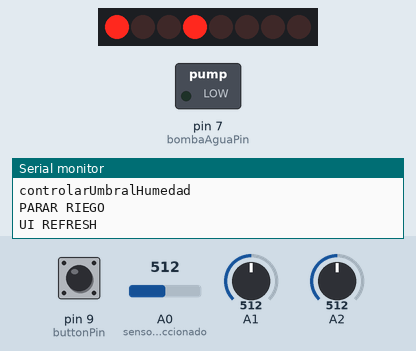
Recording of a sketch running on a simulated Arduino Uno, built with avr-gcc and run on an emulated ATmega328P. On the bench: 8 shift-register outputs drawn as a row of LEDs (first output left, lit = HIGH), switched loads named in the sketch (green lamp = pin HIGH), the last lines printed to the serial monitor. Wiring (inferred from the names in the program): shift register (74HC595): data pin 11; shift clock pin 12; latch pin 8. Wiring (inferred from the signals the program sends): row of LEDs: on Q0, Q1, Q2, Q3, Q4, Q5, Q6, Q7. The inputs (shaded band) are chosen by the test bench; at power-on: pin 9 (buttonPin) LOW, A1 = 512, A0 (sensorSeleccionado) = 512, A2 = 512. Pins used as bus, display or sensor lines are not drawn.

Above: at 1.8 s.
1.9 s: pin 9 (buttonPin) pulled HIGH for 0.65 s
At 2.75 s:
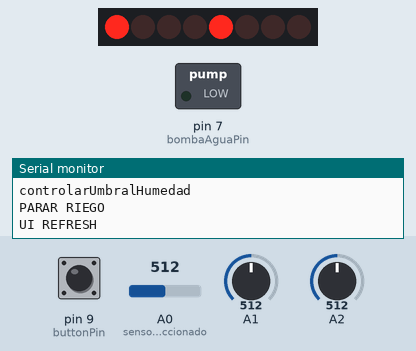
6.7 s: A1 set to 535
8.5 s: A1 set to 566
At 9.75 s:
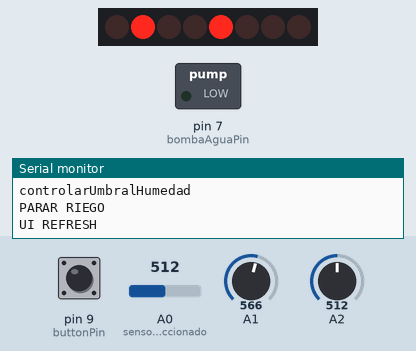
12.0 s: pin 9 (buttonPin) pulled HIGH for 1 s
At 12.75 s:
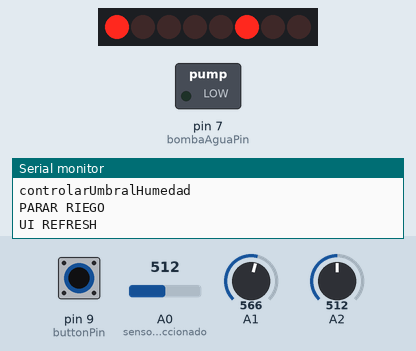
Timing chart, 0 to 18.0 s (numbered marks = the images above; inputs shaded):
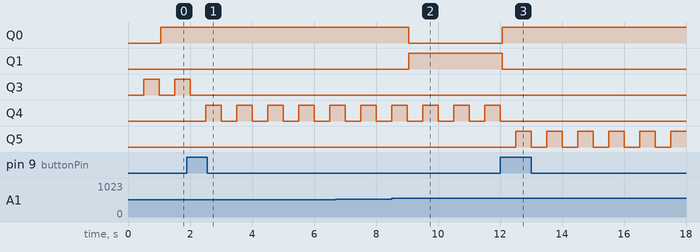

The sketch:

arduinoponia.ino
```cpp
#include <ShiftRegister74HC595.h>

int numeroDeShiftRegisters = 1; // Cantidad de shiftRegisters conectados en serie.
int serialDataPin = 11;         // DS
int clockPin = 12;              // SHCP
int latchPin = 8;               // STCP
int buttonPin = 9;              // El boton para cambiar entre sensores
int sensorSeleccionado = 0;     // El sensor actualmente seleccionado
int buttonState = 0;            // Estado del boton
int nivelHumedad = 0;           // Nivel de humedad a mostrar X/3
int valorHumedad = 0;           // Valor analogico sensado
int umbralHumedad = 300;        // Nivel de humedad a mostrar X/3
int bombaAguaPin = 7;           // La bomba de agua

unsigned long masterTiempoInicial;      // Tiempo de inicio del contador Master
unsigned long uiTiempoInicial;          // Tiempo de inicio del contador UI
unsigned long sensorTiempoInicial;      // Tiempo de inicio del contador Sensores
unsigned long parpadearTiempoInicial;   // Tiempo de inicio del contador Parpadeo Leds
unsigned long riegoTiempoInicial;       // Tiempo de inicio del contador de Riego

unsigned long masterTiempoActual;     // Tiempo actual del contador Master
unsigned long uiTiempoActual;         // Tiempo actual del contador UI
unsigned long sensorTiempoActual;     // Tiempo actual del contador Sensores
unsigned long parpadearTiempoActual;  // Tiempo actual del contador Parpadeo Leds
unsigned long riegoTiempoActual;       // Tiempo de actual del contador de Riego

const unsigned long masterTiempoRetardo = 1000;    // Duracion de intervalo Master
const unsigned long uiTiempoRetardo = 1000;       // Duracion de intervalo UI
const unsigned long sensorTiempoRetardo = 1000;   // Duracion de intervalo Sensores
const unsigned long parpadearTiempoRetardo = 500; // Duracion de intervalo Parpadeo Leds
const unsigned long riegoTiempoRetardo = 500;       // Tiempo de actual del contador de Riego


// Inicializamos el/los shiftRegisters
ShiftRegister74HC595 sr (numeroDeShiftRegisters, serialDataPin, clockPin, latchPin);

void setup() {
  Serial.begin(9600);             // Para debuggear
  pinMode(0, INPUT);              // Sensor Humedad N° 1
  pinMode(1, INPUT);              // Sensor Humedad N° 2
  pinMode(2, INPUT);              // Sensor Humedad N° 3
  pinMode(buttonPin, INPUT);      // Boton seleccion sensor
  pinMode(bombaAguaPin, OUTPUT);  // Para activar la bomba de agua.
  #define VALOR_HUMEDAD_MIN 300   // Valor minimo para la lectura de la humedad.
  #define VALOR_HUMEDAD_MAX 800   // Valor maximo para la lectura de la humedad.
}

// dibujarHumedad:
// Recibe el nivel de humedad (x/3)
// Hace un for para apagar los leds del shiftRegister en posicion 0 1 y 2.
// Luego prende el led correspondiente para representar el nivel de humedad.
void dibujarHumedad(int nivelHumedad) {
  for (int i = 0; i <= 2; i++) {
    sr.set(i, LOW);
  }
  sr.set(nivelHumedad, HIGH);
}

// limpiarLedsSensores:
// Apaga los leds 3, 4 y 5, que son los que usamos para mostrar el sensor seleccionado.
// TODO: Hacer que esta funcion sea reutilizable y usarla en dibujarHumedad.
void limpiarLedsSensores() {
  for (int i = 3; i <= 5; i++) {
    sr.set(i, LOW);
  }
}

// parpadearLed: Recibe el N° led
// Guarda el tiempo actual, lo compara contra el tiempo inicial del contador de parpadeo.
// Si el resultado es menor al tiempo de retardo, prendemos/apagamos el led
// Y actualizamos el parpadearTiempoInicial.
void parpadearLed(int led) {
  parpadearTiempoActual = millis();
  if (parpadearTiempoActual - parpadearTiempoInicial >= parpadearTiempoRetardo) {
    sr.set(3+led, !sr.get(3+led));
    parpadearTiempoInicial = parpadearTiempoActual; // Actualizamos el contador de tiempo
  }
}


void activarRiego() {
  riegoTiempoActual = millis();
  if (riegoTiempoActual - riegoTiempoInicial >= riegoTiempoRetardo) {
    digitalWrite(bombaAguaPin, HIGH);
    Serial.println("ACTIVAR RIEGO");     // Logeamos un mensaje
    Serial.println("ACTIVAR RIEGO");     // Logeamos un mensaje
    Serial.println("ACTIVAR RIEGO");     // Logeamos un mensaje
    Serial.println("ACTIVAR RIEGO");     // Logeamos un mensaje
    Serial.println("ACTIVAR RIEGO");     // Logeamos un mensaje
    riegoTiempoInicial = riegoTiempoActual; // Actualizamos el contador de tiempo
  }
}

void controlarUmbralHumedad(int valorHumedad) {
  Serial.println("controlarUmbralHumedad");     // Logeamos un mensaje
  Serial.println(valorHumedad);     // Logeamos un mensaje
  Serial.println("controlarUmbralHumedad");     // Logeamos un mensaje
  if (valorHumedad <= umbralHumedad) {
    activarRiego();
  } else {
    Serial.println("PARAR RIEGO");     // Logeamos un mensaje
    digitalWrite(bombaAguaPin, LOW);
  }
}

void loop() {
  // Guardamos el tiempo actual en milisegundos en cada contador
  uiTiempoActual = millis();
  sensorTiempoActual = millis();
  masterTiempoActual = millis();

  parpadearLed(sensorSeleccionado); // Parpadeamos el led del sensor seleccionado.

  // Si el timpo de retardo Master paso desde la ultima lectura
  if (masterTiempoActual - masterTiempoInicial >= masterTiempoRetardo) {
    buttonState = digitalRead(buttonPin); // Chequeamos el estado del boton
    if (buttonState == HIGH) {            // Si el boton esta presionado
      Serial.print("[BOTOOOON] ");        // Logeamos un mensaje
      sensorSeleccionado = sensorSeleccionado+1;  // Seleccionamos el siguiente sensor.
      if (sensorSeleccionado > 2) {   // Como tenemos 3 sensores (0, 1 y 2) chequeamos que no se pase
        sensorSeleccionado = 0;       // Si se pasa de 2, vuelve a 0.
      }
      Serial.print(sensorSeleccionado); // Logeamos el sensor seleccionado.
      limpiarLedsSensores();       // Limpiamos los LEDS de los sensores.
    }
    masterTiempoInicial = masterTiempoActual; // Actualizamos el contador de tiempo
  }

  // Si el timpo de retardo UI paso desde la ultima lectura
  if (uiTiempoActual - uiTiempoInicial >= uiTiempoRetardo) {
    Serial.println("UI REFRESH");     // Logeamos un mensaje
    dibujarHumedad(nivelHumedad);     // Dibujamos el nivel de humedad
    uiTiempoInicial = uiTiempoActual; // actualizamos el contador de tiempo.
  }

  // Si el timpo de retardo Sensor paso desde la ultima lectura
  if (sensorTiempoActual - sensorTiempoInicial >= sensorTiempoRetardo) {
    Serial.print("[SENSOR REFRESH] Sensor #"); // Logeamos un mensaje
    Serial.print(sensorSeleccionado);          // Mostrando el sensor seleccionado
    Serial.print(" value: ");
    // A continuacion vamos a hacer varias cosas
    // Vamos a hacer a leer el sensor analogico seleccionado.
    // Hacemos un constrain para restringir la lectura del sensor.
    // Le decimos cual es el valor minimo y maximo que queremos obtener
    // Luego mapeamos el valor medido a un rango del 0 al 2
    // 0, 1 y 2 son los leds que indican la medicion del sensor (x/3)
    valorHumedad = analogRead(sensorSeleccionado);
    nivelHumedad = map( constrain(valorHumedad, VALOR_HUMEDAD_MIN, VALOR_HUMEDAD_MAX) , VALOR_HUMEDAD_MIN, VALOR_HUMEDAD_MAX, 0, 2);
    Serial.println(analogRead(sensorSeleccionado));
    controlarUmbralHumedad(valorHumedad); // Chequeamos si hay que activar la bomba de agua.
    sensorTiempoInicial = sensorTiempoActual; // actualizamos el contador de tiempo.
  }
}
```

Measured:
- the behaviour switches between 549 and 550 on A1 (found by bisection; images 1 and 2)
